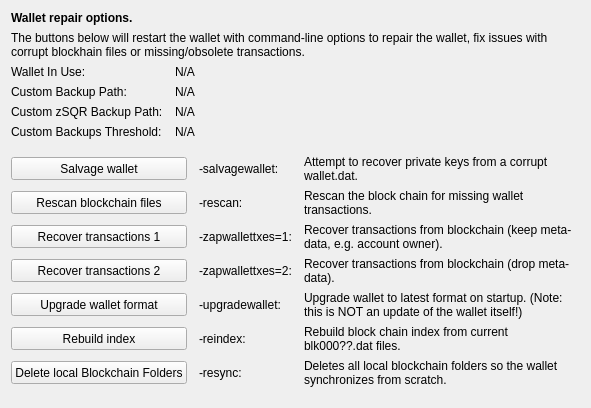
     <widget class="QWidget" name="tab_repair">
      <attribute name="title">
       <string>&amp;Wallet Repair</string>
      </attribute>
      <layout class="QGridLayout" name="gridLayout_4" columnstretch="0,0,0,0">
       <property name="horizontalSpacing">
        <number>12</number>
       </property>
       <item row="0" column="0" colspan="4">
        <widget class="QLabel" name="label_repair_header">
         <property name="font">
          <font>
           <weight>75</weight>
           <bold>true</bold>
          </font>
         </property>
         <property name="text">
          <string>Wallet repair options.</string>
         </property>
        </widget>
       </item>
       <item row="1" column="0" colspan="4">
        <widget class="QLabel" name="label_repair_helptext">
         <property name="font">
          <font>
           <weight>50</weight>
           <bold>false</bold>
          </font>
         </property>
         <property name="text">
          <string>The buttons below will restart the wallet with command-line options to repair the wallet, fix issues with corrupt blockhain files or missing/obsolete transactions.</string>
         </property>
         <property name="wordWrap">
          <bool>true</bool>
         </property>
        </widget>
       </item>
       <item row="2" column="0">
        <widget class="QLabel" name="wallet_path_label">
         <property name="text">
          <string>Wallet In Use:</string>
         </property>
        </widget>
       </item>
       <item row="2" column="1" colspan="3">
        <widget class="QLabel" name="wallet_path">
         <property name="cursor">
          <cursorShape>IBeamCursor</cursorShape>
         </property>
         <property name="text">
          <string>N/A</string>
         </property>
         <property name="textFormat">
          <enum>Qt::PlainText</enum>
         </property>
         <property name="textInteractionFlags">
          <set>Qt::LinksAccessibleByMouse|Qt::TextSelectableByKeyboard|Qt::TextSelectableByMouse</set>
         </property>
        </widget>
       </item>
       <item row="3" column="0">
        <widget class="QLabel" name="wallet_custombackuppath_label">
         <property name="text">
          <string>Custom Backup Path:</string>
         </property>
         <property name="visible">
          <bool>false</bool>
         </property>
        </widget>
       </item>
       <item row="3" column="1" colspan="3">
        <widget class="QLabel" name="wallet_custombackuppath">
         <property name="cursor">
          <cursorShape>IBeamCursor</cursorShape>
         </property>
         <property name="text">
          <string>N/A</string>
         </property>
         <property name="textFormat">
          <enum>Qt::PlainText</enum>
         </property>
         <property name="textInteractionFlags">
          <set>Qt::LinksAccessibleByMouse|Qt::TextSelectableByKeyboard|Qt::TextSelectableByMouse</set>
         </property>
         <property name="visible">
          <bool>false</bool>
         </property>
        </widget>
       </item>
       <item row="4" column="0">
        <widget class="QLabel" name="wallet_customzhlmbackuppath_label">
         <property name="text">
          <string>Custom zSQR Backup Path:</string>
         </property>
         <property name="visible">
          <bool>false</bool>
         </property>
        </widget>
       </item>
       <item row="4" column="1" colspan="3">
        <widget class="QLabel" name="wallet_customzhlmbackuppath">
         <property name="cursor">
          <cursorShape>IBeamCursor</cursorShape>
         </property>
         <property name="text">
          <string>N/A</string>
         </property>
         <property name="textFormat">
          <enum>Qt::PlainText</enum>
         </property>
         <property name="textInteractionFlags">
          <set>Qt::LinksAccessibleByMouse|Qt::TextSelectableByKeyboard|Qt::TextSelectableByMouse</set>
         </property>
         <property name="visible">
          <bool>false</bool>
         </property>
        </widget>
       </item>
       <item row="5" column="0">
        <widget class="QLabel" name="wallet_custombackupthreshold_label">
         <property name="text">
          <string>Custom Backups Threshold:</string>
         </property>
         <property name="visible">
          <bool>false</bool>
         </property>
        </widget>
       </item>
       <item row="5" column="1" colspan="3">
        <widget class="QLabel" name="wallet_custombackupthreshold">
         <property name="cursor">
          <cursorShape>IBeamCursor</cursorShape>
         </property>
         <property name="text">
          <string>N/A</string>
         </property>
         <property name="textFormat">
          <enum>Qt::PlainText</enum>
         </property>
         <property name="textInteractionFlags">
          <set>Qt::LinksAccessibleByMouse|Qt::TextSelectableByKeyboard|Qt::TextSelectableByMouse</set>
         </property>
         <property name="visible">
          <bool>false</bool>
         </property>
        </widget>
       </item>
       <item row="6" column="0">
        <spacer name="verticalSpacer_repair1">
         <property name="orientation">
          <enum>Qt::Vertical</enum>
         </property>
         <property name="sizeHint" stdset="0">
          <size>
           <width>10</width>
           <height>10</height>
          </size>
         </property>
        </spacer>
       </item>
       <item row="7" column="0" colspan="2">
        <widget class="QPushButton" name="btn_salvagewallet">
         <property name="minimumSize">
          <size>
           <width>100</width>
           <height>23</height>
          </size>
         </property>
         <property name="text">
          <string>Salvage wallet</string>
         </property>
        </widget>
       </item>
       <item row="7" column="2">
        <widget class="QLabel" name="label_repair_salvage_command">
         <property name="text">
          <string notr="true">-salvagewallet:</string>
         </property>
        </widget>
       </item>
       <item row="7" column="3">
        <widget class="QLabel" name="label_repair_salvage">
         <property name="text">
          <string>Attempt to recover private keys from a corrupt wallet.dat.</string>
         </property>
         <property name="wordWrap">
          <bool>true</bool>
         </property>
        </widget>
       </item>
       <item row="8" column="0" colspan="2">
        <widget class="QPushButton" name="btn_rescan">
         <property name="minimumSize">
          <size>
           <width>100</width>
           <height>23</height>
          </size>
         </property>
         <property name="text">
          <string>Rescan blockchain files</string>
         </property>
        </widget>
       </item>
       <item row="8" column="2">
        <widget class="QLabel" name="label_repair_rescan_command">
         <property name="text">
          <string notr="true">-rescan:</string>
         </property>
        </widget>
       </item>
       <item row="8" column="3">
        <widget class="QLabel" name="label_repair_rescan">
         <property name="text">
          <string>Rescan the block chain for missing wallet transactions.</string>
         </property>
         <property name="wordWrap">
          <bool>true</bool>
         </property>
        </widget>
       </item>
       <item row="9" column="0" colspan="2">
        <widget class="QPushButton" name="btn_zapwallettxes1">
         <property name="minimumSize">
          <size>
           <width>100</width>
           <height>23</height>
          </size>
         </property>
         <property name="text">
          <string>Recover transactions 1</string>
         </property>
        </widget>
       </item>
       <item row="9" column="2">
        <widget class="QLabel" name="label_repair_zap1_command">
         <property name="text">
          <string notr="true">-zapwallettxes=1:</string>
         </property>
        </widget>
       </item>
       <item row="9" column="3">
        <widget class="QLabel" name="label_repair_zap1">
         <property name="text">
          <string>Recover transactions from blockchain (keep meta-data, e.g. account owner).</string>
         </property>
         <property name="wordWrap">
          <bool>true</bool>
         </property>
        </widget>
       </item>
       <item row="10" column="0" colspan="2">
        <widget class="QPushButton" name="btn_zapwallettxes2">
         <property name="minimumSize">
          <size>
           <width>100</width>
           <height>23</height>
          </size>
         </property>
         <property name="text">
          <string>Recover transactions 2</string>
         </property>
        </widget>
       </item>
       <item row="10" column="2">
        <widget class="QLabel" name="label_repair_zap2_command">
         <property name="text">
          <string notr="true">-zapwallettxes=2:</string>
         </property>
        </widget>
       </item>
       <item row="10" column="3">
        <widget class="QLabel" name="label_repair_zap2">
         <property name="text">
          <string>Recover transactions from blockchain (drop meta-data).</string>
         </property>
         <property name="wordWrap">
          <bool>true</bool>
         </property>
        </widget>
       </item>
       <item row="11" column="0" colspan="2">
        <widget class="QPushButton" name="btn_upgradewallet">
         <property name="minimumSize">
          <size>
           <width>100</width>
           <height>23</height>
          </size>
         </property>
         <property name="text">
          <string>Upgrade wallet format</string>
         </property>
        </widget>
       </item>
       <item row="11" column="2">
        <widget class="QLabel" name="label_repair_upgrade_command">
         <property name="text">
          <string notr="true">-upgradewallet:</string>
         </property>
        </widget>
       </item>
       <item row="11" column="3">
        <widget class="QLabel" name="label_repair_upgrade">
         <property name="text">
          <string>Upgrade wallet to latest format on startup. (Note: this is NOT an update of the wallet itself!)</string>
         </property>
         <property name="wordWrap">
          <bool>true</bool>
         </property>
        </widget>
       </item>
       <item row="12" column="0" colspan="2">
        <widget class="QPushButton" name="btn_reindex">
         <property name="minimumSize">
          <size>
           <width>100</width>
           <height>23</height>
          </size>
         </property>
         <property name="text">
          <string>Rebuild index</string>
         </property>
        </widget>
       </item>
       <item row="12" column="2">
        <widget class="QLabel" name="label_repair_reindex_command">
         <property name="text">
          <string notr="true">-reindex:</string>
         </property>
        </widget>
       </item>
       <item row="12" column="3">
        <widget class="QLabel" name="label_repair_reindex">
         <property name="text">
          <string>Rebuild block chain index from current blk000??.dat files.</string>
         </property>
         <property name="wordWrap">
          <bool>true</bool>
         </property>
        </widget>
       </item>
       <item row="13" column="0" colspan="2">
        <widget class="QPushButton" name="btn_resync">
         <property name="minimumSize">
          <size>
           <width>100</width>
           <height>23</height>
          </size>
         </property>
         <property name="text">
          <string>Delete local Blockchain Folders</string>
         </property>
        </widget>
       </item>
       <item row="13" column="2">
        <widget class="QLabel" name="label_repair_resync_command">
         <property name="text">
          <string>-resync:</string>
         </property>
        </widget>
       </item>
       <item row="13" column="3">
        <widget class="QLabel" name="label_repair_resync">
         <property name="text">
          <string>Deletes all local blockchain folders so the wallet synchronizes from scratch.</string>
         </property>
         <property name="wordWrap">
          <bool>true</bool>
         </property>
        </widget>
       </item>
       <item row="14" column="0">
        <spacer name="verticalSpacer_repair2">
         <property name="orientation">
          <enum>Qt::Vertical</enum>
         </property>
         <property name="sizeHint" stdset="0">
          <size>
           <width>20</width>
           <height>10</height>
          </size>
         </property>
        </spacer>
       </item>
      </layout>
     </widget>
